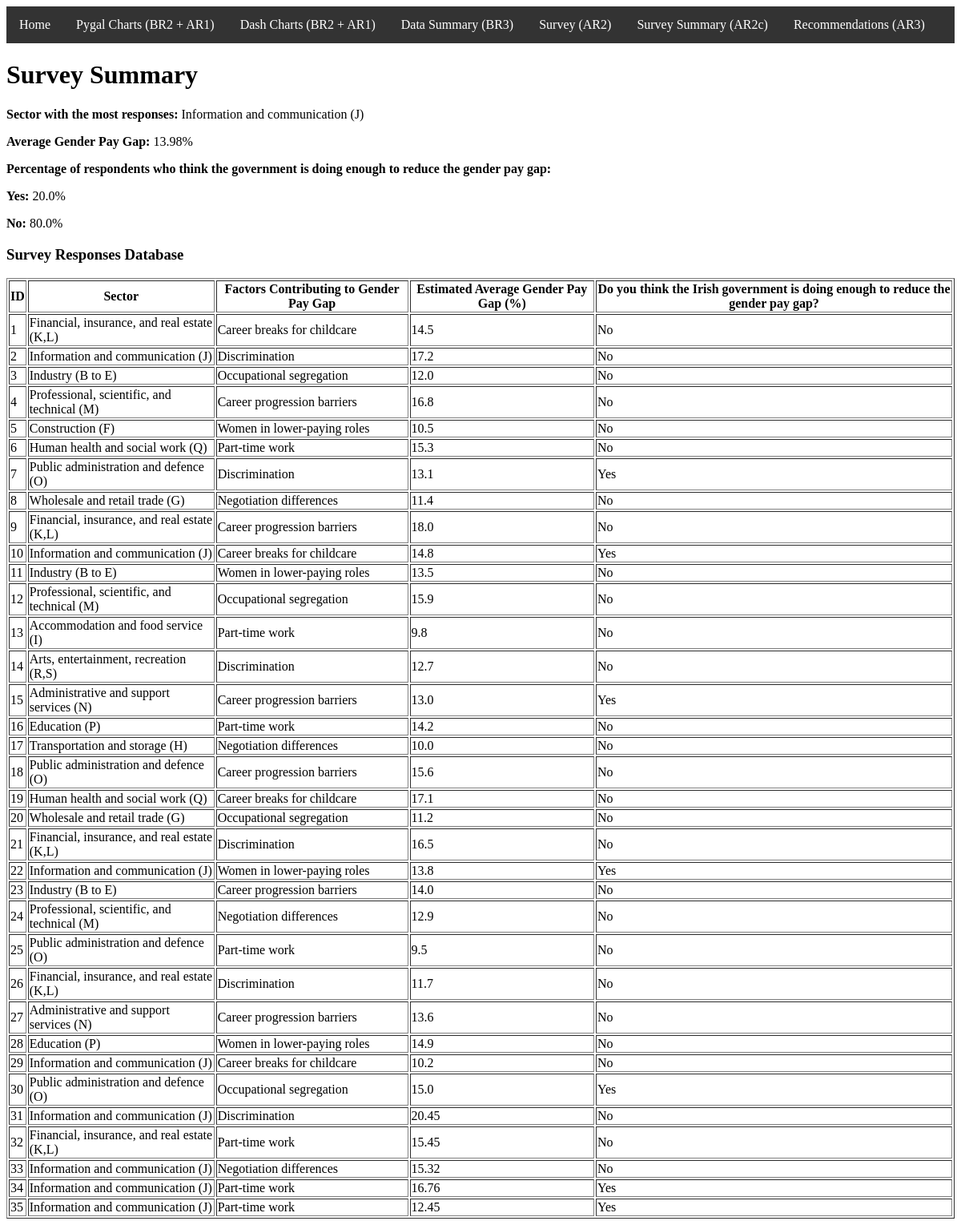
Page /summary on the committed database.
### tables this page shows
CREATE TABLE responses (
            id INTEGER PRIMARY KEY AUTOINCREMENT,
            sector TEXT,
            factors TEXT,
            payGap REAL,
            gov BOOLEAN
        );

### app.py (the view)
@server.route('/summary')
def summary():
    with sqlite3.connect('survey.db') as conn:
        cursor = conn.cursor()
        cursor.execute("SELECT * FROM responses")
        responses = cursor.fetchall()
    df = pd.DataFrame(responses, columns=['id', 'sector', 'factors', 'payGap', 'gov'])
    df['gov'] = df['gov'].astype(bool)
    if df.empty:
        return render_template('summary.html', yes="No responses", no="No responses", message="No survey responses available.")
    sectorMode = df['sector'].mode()[0] if not df['sector'].empty else "No responses"
    payGapMean = df['payGap'].astype(float).mean() if not df['payGap'].empty else 0.0
    totalResponses = len(df)
    yesCount = (df['gov'] == 1).sum()
    noCount = (df['gov'] == 0).sum()
    yesPercentage = round((yesCount / totalResponses) * 100, 2) if totalResponses > 0 else 0
    noPercentage = round((noCount / totalResponses) * 100, 2) if totalResponses > 0 else 0
    return render_template('summary.html',
                           yes=yesPercentage,
                           no=noPercentage,
                           sector=sectorMode,
                           payGap=round(payGapMean, 2),
                           responses=responses,
                           message=None)

### Artefact/templates/summary.html (shortened to what this page needs)
<!DOCTYPE html>
<html lang="en">
<head>
    <link rel="stylesheet" href="{{ url_for('static', filename='styles.css') }}">
</head>
<body>
    {% include 'navbar.html' %}
    <h1>Survey Summary</h1>
    {% if message %}
        <p>{{ message }}</p>
    {% else %}
        <p><strong>Sector with the most responses:</strong> {{ sector }}</p>
        <p><strong>Average Gender Pay Gap:</strong> {{ payGap }}%</p>
        <p><strong>Percentage of respondents who think the government is doing enough to reduce the gender pay gap:</strong></p>
        <p><strong>Yes:</strong> {{ yes }}%</p>
        <p><strong>No:</strong> {{ no }}%</p>
        <h3>Survey Responses Database</h3>
        <table border="1">
            <tr>
                <th>ID</th>
                <th>Sector</th>
                <th>Factors Contributing to Gender Pay Gap</th>
                <th>Estimated Average Gender Pay Gap (%)</th>
                <th>Do you think the Irish government is doing enough to reduce the gender pay gap?</th>
            </tr>
            {% for response in responses %}
            <tr>
                <td>{{ response[0] }}</td>
                <td>{{ response[1] }}</td>
                <td>{{ response[2] }}</td>
                <td>{{ response[3] }}</td>
                <td>{% if response[4] == 1 %} Yes {% else %} No {% endif %}</td>
            </tr>
            {% endfor %}
        </table>
    {% endif %}
</body>
</html>

### Artefact/templates/navbar.html
<nav>
    <ul>
        <li><a href="/">Home</a></li>
        <li><a href="/pygal">Pygal Charts (BR2 + AR1)</a></li>
        <li><a href="/dash">Dash Charts (BR2 + AR1)</a></li>
        <li><a href="/data">Data Summary (BR3)</a></li>
        <li><a href="/poll">Survey (AR2)</a></li>
        <li><a href="/summary">Survey Summary (AR2c)</a></li>
        <li><a href="/recommendations">Recommendations (AR3)</a></li>
    </ul>
</nav>

### Artefact/static/styles.css (style rules this page uses)
nav { background-color: #333; overflow: hidden; }
nav ul { list-style-type: none; margin: 0; padding: 0; }
nav ul li { float: left; }
nav ul li a { display: block; color: white; text-align: center; padding: 14px 16px; text-decoration: none; }

### rows in the picture
responses: sector "Information and communication (J)", id "2", factors "Discrimination", payGap "17.2", gov "No"
responses: id "1", sector "Financial, insurance, and real estate (K,L)", factors "Career breaks for childcare", payGap "14.5", gov "No"
responses: id "3", sector "Industry (B to E)", factors "Occupational segregation", payGap "12.0", gov "No"
responses: id "4", sector "Professional, scientific, and technical (M)", factors "Career progression barriers", payGap "16.8", gov "No"
responses: id "5", sector "Construction (F)", factors "Women in lower-paying roles", payGap "10.5", gov "No"
responses: id "6", sector "Human health and social work (Q)", factors "Part-time work", payGap "15.3", gov "No"
responses: id "7", sector "Public administration and defence (O)", factors "Discrimination", payGap "13.1", gov "Yes"
responses: id "8", sector "Wholesale and retail trade (G)", factors "Negotiation differences", payGap "11.4", gov "No"
responses: id "9", sector "Financial, insurance, and real estate (K,L)", factors "Career progression barriers", payGap "18.0", gov "No"
responses: id "10", sector "Information and communication (J)", factors "Career breaks for childcare", payGap "14.8", gov "Yes"
responses: id "11", sector "Industry (B to E)", factors "Women in lower-paying roles", payGap "13.5", gov "No"
responses: id "12", sector "Professional, scientific, and technical (M)", factors "Occupational segregation", payGap "15.9", gov "No"
responses: id "13", sector "Accommodation and food service (I)", factors "Part-time work", payGap "9.8", gov "No"
responses: id "14", sector "Arts, entertainment, recreation (R,S)", factors "Discrimination", payGap "12.7", gov "No"
responses: id "15", sector "Administrative and support services (N)", factors "Career progression barriers", payGap "13.0", gov "Yes"
responses: id "16", sector "Education (P)", factors "Part-time work", payGap "14.2", gov "No"
responses: id "17", sector "Transportation and storage (H)", factors "Negotiation differences", payGap "10.0", gov "No"
responses: id "18", sector "Public administration and defence (O)", factors "Career progression barriers", payGap "15.6", gov "No"
responses: id "19", sector "Human health and social work (Q)", factors "Career breaks for childcare", payGap "17.1", gov "No"
responses: id "20", sector "Wholesale and retail trade (G)", factors "Occupational segregation", payGap "11.2", gov "No"
responses: id "21", sector "Financial, insurance, and real estate (K,L)", factors "Discrimination", payGap "16.5", gov "No"
responses: id "22", sector "Information and communication (J)", factors "Women in lower-paying roles", payGap "13.8", gov "Yes"
responses: id "23", sector "Industry (B to E)", factors "Career progression barriers", payGap "14.0", gov "No"
responses: id "24", sector "Professional, scientific, and technical (M)", factors "Negotiation differences", payGap "12.9", gov "No"
responses: id "25", sector "Public administration and defence (O)", factors "Part-time work", payGap "9.5", gov "No"
responses: id "26", sector "Financial, insurance, and real estate (K,L)", factors "Discrimination", payGap "11.7", gov "No"
responses: id "27", sector "Administrative and support services (N)", factors "Career progression barriers", payGap "13.6", gov "No"
responses: id "28", sector "Education (P)", factors "Women in lower-paying roles", payGap "14.9", gov "No"
responses: id "29", sector "Information and communication (J)", factors "Career breaks for childcare", payGap "10.2", gov "No"
responses: id "30", sector "Public administration and defence (O)", factors "Occupational segregation", payGap "15.0", gov "Yes"
responses: id "31", sector "Information and communication (J)", factors "Discrimination", payGap "20.45", gov "No"
responses: id "32", sector "Financial, insurance, and real estate (K,L)", factors "Part-time work", payGap "15.45", gov "No"
responses: id "33", sector "Information and communication (J)", factors "Negotiation differences", payGap "15.32", gov "No"
responses: id "34", sector "Information and communication (J)", factors "Part-time work", payGap "16.76", gov "Yes"
responses: id "35", sector "Information and communication (J)", factors "Part-time work", payGap "12.45", gov "Yes"

### other values in the picture
{{ payGap }} "13.98"
{{ yes }} "20.0"
{{ no }} "80.0"
